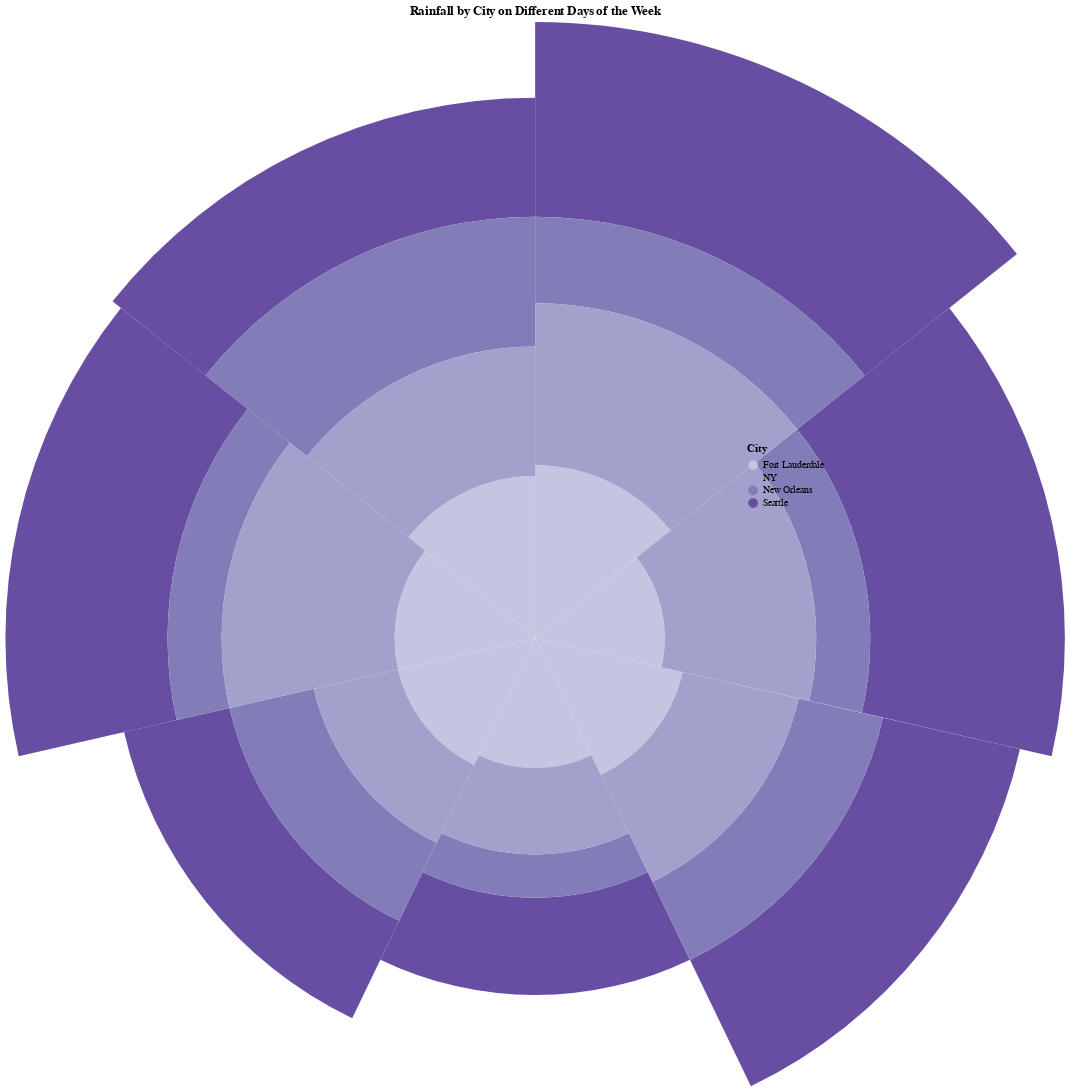

Here is the notebook cell this chart was saved with:
### Code cell
import pandas as pd
import altair as alt

# Assuming rainy_data is already loaded into a DataFrame
rainy_data = pd.read_excel("/Users/radhikarukmangadhan/Documents/Data Studio/rainy weekends/rainy master.xlsx")

# Convert the DataFrame from wide to long format
rainy_data_long = rainy_data.melt(id_vars=['Days'], var_name='City', value_name='Rainfall')

# Normalize the 'Days' to a numeric value for the theta encoding, if not already
days = ['Monday', 'Tuesday', 'Wednesday', 'Thursday', 'Friday', 'Saturday', 'Sunday']
rainy_data_long['Day_Num'] = rainy_data_long['Days'].apply(lambda x: days.index(x) + 1)

# Create the circular barplot
chart = alt.Chart(rainy_data_long).mark_arc().encode(
    theta=alt.Theta(field='Day_Num', type='ordinal', sort=days),  # Arrange by days of the week
    radius=alt.Radius('Rainfall:Q', scale=alt.Scale(domain=(0, rainy_data_long['Rainfall'].max()))),  # Scale radius with Rainfall
    color=alt.Color('City:N', scale=alt.Scale(scheme='purples')),  # Color cities with purple hues
    tooltip=['Days', 'City', 'Rainfall']  # Tooltip for additional info
).properties(
    width=400,
    height=400,
    title='Rainfall by City on Different Days of the Week'
)

chart

### Figure 1 — Vega-Lite specification as saved in the notebook (floating-point values rounded to 4 significant figures)
{"config": {"view": {"continuousWidth": 300, "continuousHeight": 300}}, "data": {"name": "data-c25bd52419c561a9293e93593d6ff4fe"}, "mark": {"type": "arc"}, "encoding": {"color": {"field": "City", "scale": {"scheme": "purples"}, "type": "nominal"}, "radius": {"field": "Rainfall", "scale": {"domain": [0, 18.0]}, "type": "quantitative"}, "theta": {"field": "Day_Num", "sort": ["Monday", "Tuesday", "Wednesday", "Thursday", "Friday", "Saturday", "Sunday"], "type": "ordinal"}, "tooltip": [{"field": "Days", "type": "nominal"}, {"field": "City", "type": "nominal"}, {"field": "Rainfall", "type": "quantitative"}]}, "height": 400, "title": "Rainfall by City on Different Days of the Week", "width": 400, "$schema": "https://vega.github.io/schema/vega-lite/v5.15.1.json", "datasets": {"data-c25bd52419c561a9293e93593d6ff4fe": [{"Days": "Sunday", "City": "Seattle", "Rainfall": 18, "Day_Num": 7}, {"Days": "Monday", "City": "Seattle", "Rainfall": 18, "Day_Num": 1}, {"Days": "Tuesday", "City": "Seattle", "Rainfall": 13, "Day_Num": 2}, {"Days": "Wednesday", "City": "Seattle", "Rainfall": 9, "Day_Num": 3}, {"Days": "Thursday", "City": "Seattle", "Rainfall": 10, "Day_Num": 4}, {"Days": "Friday", "City": "Seattle", "Rainfall": 15, "Day_Num": 5}, {"Days": "Saturday", "City": "Seattle", "Rainfall": 11, "Day_Num": 6}, {"Days": "Sunday", "City": "New Orleans", "Rainfall": 8, "Day_Num": 7}, {"Days": "Monday", "City": "New Orleans", "Rainfall": 5, "Day_Num": 1}, {"Days": "Tuesday", "City": "New Orleans", "Rainfall": 8, "Day_Num": 2}, {"Days": "Wednesday", "City": "New Orleans", "Rainfall": 4, "Day_Num": 3}, {"Days": "Thursday", "City": "New Orleans", "Rainfall": 8, "Day_Num": 4}, {"Days": "Friday", "City": "New Orleans", "Rainfall": 5, "Day_Num": 5}, {"Days": "Saturday", "City": "New Orleans", "Rainfall": 12, "Day_Num": 6}, {"Days": "Sunday", "City": "Fort Lauderdale", "Rainfall": 16, "Day_Num": 7}, {"Days": "Monday", "City": "Fort Lauderdale", "Rainfall": 12, "Day_Num": 1}, {"Days": "Tuesday", "City": "Fort Lauderdale", "Rainfall": 14, "Day_Num": 2}, {"Days": "Wednesday", "City": "Fort Lauderdale", "Rainfall": 12, "Day_Num": 3}, {"Days": "Thursday", "City": "Fort Lauderdale", "Rainfall": 13, "Day_Num": 4}, {"Days": "Friday", "City": "Fort Lauderdale", "Rainfall": 13, "Day_Num": 5}, {"Days": "Saturday", "City": "Fort Lauderdale", "Rainfall": 15, "Day_Num": 6}, {"Days": "Sunday", "City": "NY", "Rainfall": 15, "Day_Num": 7}, {"Days": "Monday", "City": "NY", "Rainfall": 14, "Day_Num": 1}, {"Days": "Tuesday", "City": "NY", "Rainfall": 11, "Day_Num": 2}, {"Days": "Wednesday", "City": "NY", "Rainfall": 8, "Day_Num": 3}, {"Days": "Thursday", "City": "NY", "Rainfall": 8, "Day_Num": 4}, {"Days": "Friday", "City": "NY", "Rainfall": 16, "Day_Num": 5}, {"Days": "Saturday", "City": "NY", "Rainfall": 12, "Day_Num": 6}]}}
